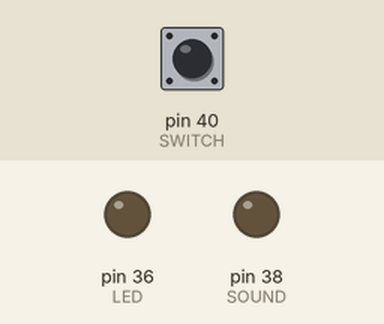
Recording of a program running on a simulated Raspberry Pi (header pin numbers). Shown: output pins drawn as LEDs (lit = HIGH). Inputs (shaded band) come from the test bench; at power-on: pin 40 (SWITCH) LOW.

Above: at 1.2 s.
1.3 s: pin 40 (SWITCH) pulled HIGH for 0.15 s
At 1.4 s:
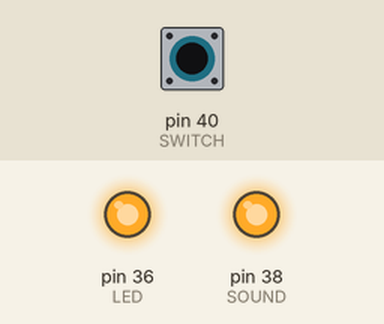
3.0 s: pin 40 (SWITCH) pulled HIGH for 3.2 s
At 6.5 s:
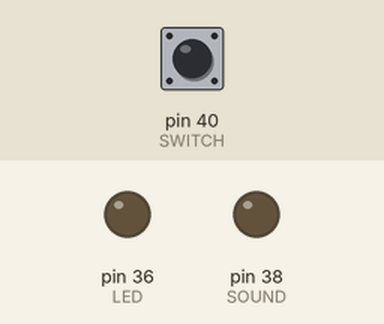
Timing chart, 0 to 8.0 s (numbered marks = the images above; inputs shaded):
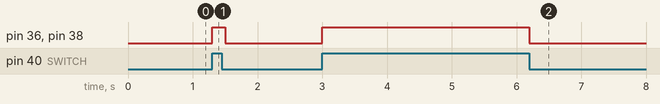

The program:

control.py
```python
#!/usr/bin/env python
# coding = 'utf-8'
from RPi import GPIO
import time
import sys

GPIO.setmode(GPIO.BOARD)
LED = 36
SOUND = 38
SWITCH = 40

GPIO.setup(LED, GPIO.OUT)
GPIO.setup(SOUND, GPIO.OUT)
GPIO.setup(SWITCH, GPIO.IN)

try:
    while True:
        if GPIO.input(SWITCH):
            GPIO.output(LED, GPIO.HIGH)
            GPIO.output(SOUND, GPIO.HIGH)
	    time.sleep(0.2)
            GPIO.output(LED, GPIO.LOW)
            GPIO.output(SOUND, GPIO.LOW)
except KeyboardInterrupt:
    print('User press CTRL+c, exit')
finally:
    GPIO.cleanup()
```

Measured:
- after the input at 1.3 s, pin 36 (LED), pin 38 (SOUND): LOW → HIGH at once, → LOW 0.20 s later
- after the input at 3.0 s, pin 36 (LED), pin 38 (SOUND): LOW → HIGH at once, → LOW 3.2 s later
